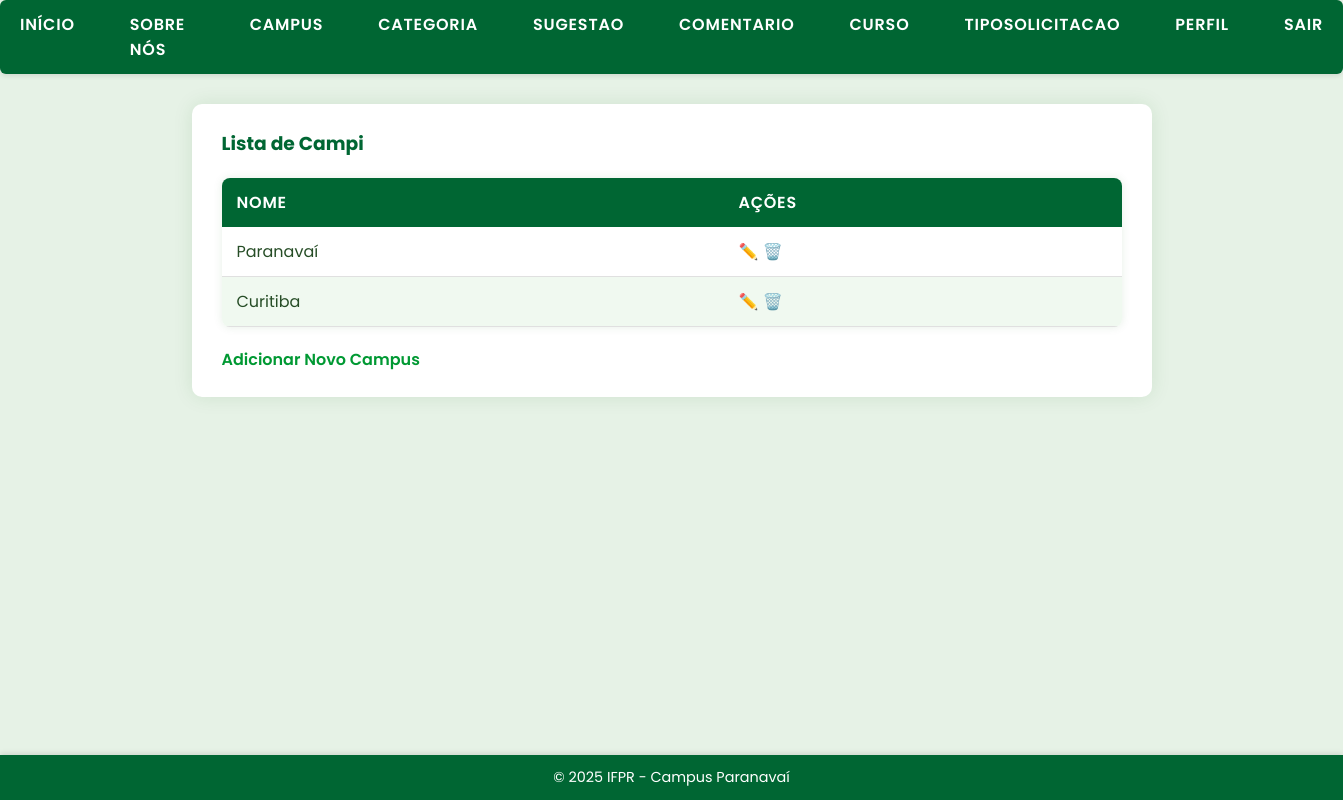
/listar/campi/ (signed in), run on an earlier commit of the app's database.
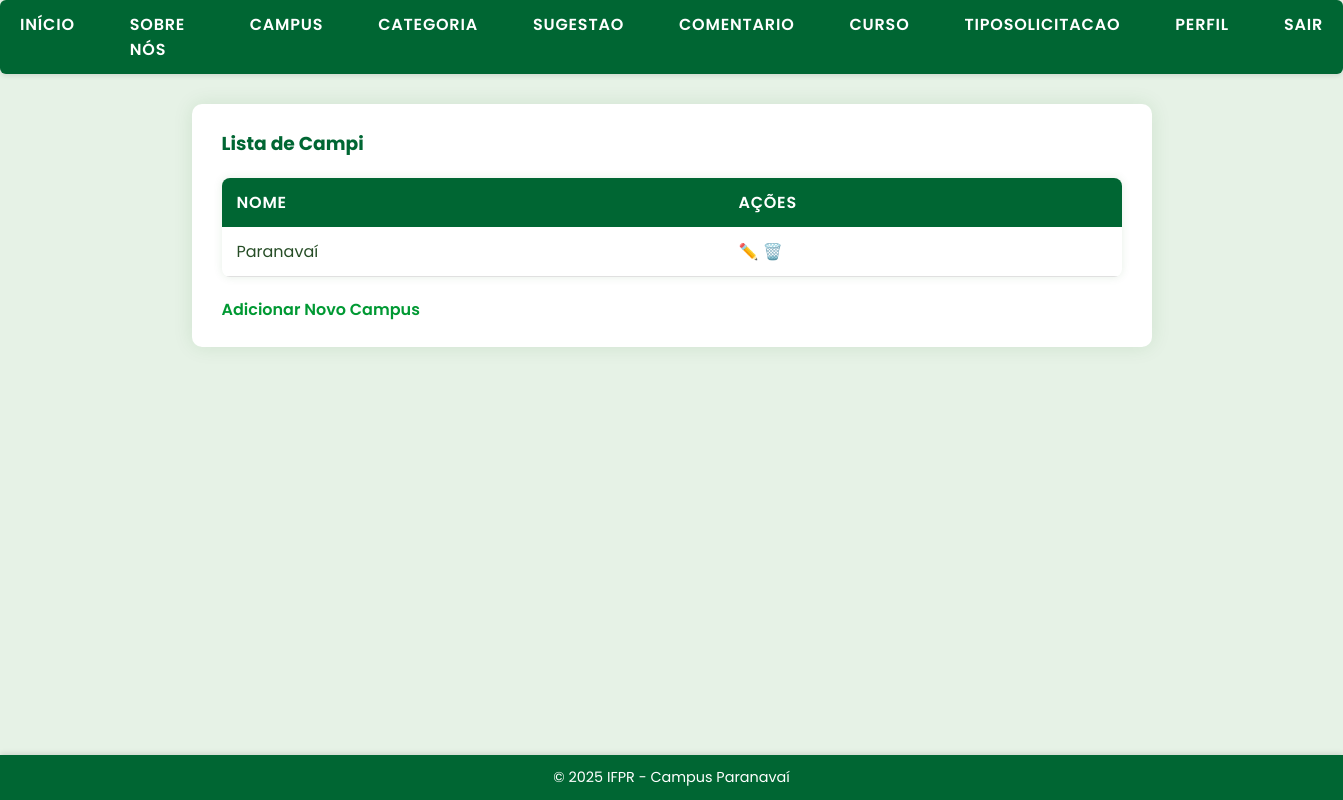
And on a later commit of the database.
### paginas/models.py (models this page shows, shortened)
class Campus(models.Model):
    nome = models.CharField(max_length=100)

### paginas/views.py (the view)
# urls.py: path("listar/campi/", CampusList.as_view(), name="listar-campus"),
class CampusList(LoginRequiredMixin, ListView):
    model = Campus
    template_name = 'paginas/listas/campus.html'

### paginas/templates/paginas/listas/campus.html
{% extends "paginas/index.html" %}
{% load static %}
{% block conteudo %}
<h3> Lista de Campi</h3>
        <table class="table table-striped table-bordered">
            <thead class="table-dark">
                <tr>
                    <th>Nome</th>
                    <th>Ações</th>
                </tr>
            </thead>
            <tbody>
                {% for campus in object_list %}
                <tr>
                    <td>{{ campus.nome }}</td>
                    <td>
                        <a class="btn btn-warning btn-sm" href="{% url 'editar-campus' campus.pk %}">✏️</a>
                        <a class="btn btn-danger btn-sm" href="{% url 'excluir-campus' campus.pk %}">🗑️</a>
                    </td>
                </tr>
                {% empty %}
                <tr>
                    <td colspan="2" class="text-center">Nenhum campus cadastrado.</td>
                </tr>
                {% endfor %}
            </tbody>
        </table>
        <a class="btn btn-primary" href="{% url 'inserir-campus' %}">Adicionar Novo Campus</a>
   {% endblock %}

What changed in the data, as far as the page shows it:
removed Campus: nome "Curitiba"
